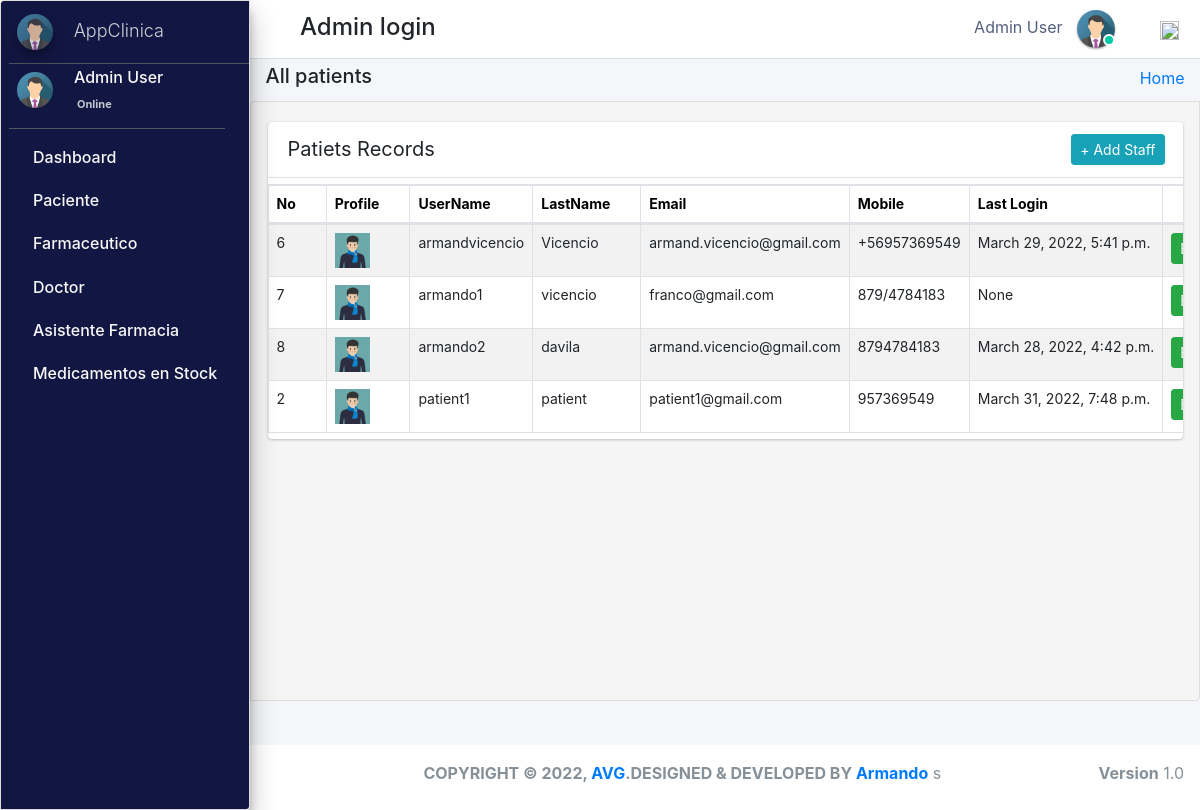
/admin_user/all_patients/ (signed in), run on the app's committed database.
### pharmacy/models.py (models this page shows, shortened)
class CustomUser(AbstractUser):
    user_type_data = ((1, "AdminHOD"), (2, "Pharmacist"), (3, "Doctor"), (4, "PharmacyClerk"),(5, "Patients"))
    user_type = models.CharField(default=1, choices=user_type_data, max_length=10)

class AdminHOD(models.Model):
    gender_category=(
        ('Male','Male'),
        ('Female','Female'),
    )
    admin = models.OneToOneField(CustomUser,null=True, on_delete = models.CASCADE)
    emp_no= models.CharField(max_length=100,null=True,blank=True)
    gender=models.CharField(max_length=100,null=True,choices=gender_category)
    mobile=models.CharField(max_length=10,null=True,blank=True)
    address=models.CharField(max_length=300,null=True,blank=True)
    profile_pic=models.ImageField(default="admin.png",null=True,blank=True)
    created_at = models.DateTimeField(auto_now_add=True)
    updated_at = models.DateTimeField(auto_now=True)
    date_employed=models.DateTimeField(auto_now_add=True, auto_now=False)
    objects = models.Manager()

class Patients(models.Model):
    gender_category=(
        ('Male','Male'),
        ('Female','Female'),
    )
    admin = models.OneToOneField(CustomUser,null=True, on_delete = models.CASCADE)
    reg_no=models.CharField(max_length=30,null=True,blank=True,unique=True)
    gender=models.CharField(max_length=7,null=True,blank=True,choices=gender_category)
    first_name=models.CharField(max_length=20,null=True,blank=True)
    last_name=models.CharField(max_length=20,null=True,blank=True)
    dob=models.DateTimeField(auto_now_add= False, auto_now=False,null=True,blank=True)
    phone_number=models.CharField(max_length=10,null=True,blank=True)
    profile_pic=models.ImageField(default="patient.jpg",null=True,blank=True)
    age= models.IntegerField(default='0', blank=True, null=True)
    address=models.CharField(max_length=300,null=True,blank=True)
    date_admitted=models.DateTimeField(auto_now_add=True, auto_now=False)
    last_updated = models.DateTimeField(auto_now_add=False, auto_now=True)

### pharmacy/HODViews.py (the view, shortened to what this page needs)
# urls.py: path('admin_user/all_patients/',HODViews.allPatients,name='all_patients'),
def allPatients(request):
    form=PatientSearchForm1(request.POST or None)
    patients=Patients.objects.all()
    context={
        "patients":patients,
        "form":form,
        "title":"Admitted Patients"
    }
    return render(request,'hod_templates/admited_patients.html',context)

### pharmacy/LoginCheckMiddleWare.py (called while the page is built, shortened)
    def process_view(self, request, view_func, view_args, view_kwargs):
        modulename = view_func.__module__
        user = request.user
        if user.is_authenticated:
            if user.user_type == "1":
                if modulename == "pharmacy.HODViews":
                    pass
                elif modulename == "":
                    pass
                elif modulename == "pharmacy.views" or modulename == "django.views.static":
                    pass
                else:
                    pass
            else:
                return redirect("login")
        else:
            if request.path == reverse("login"):
                pass
            else:
                return redirect("login")

### pharmacy/templates/hod_templates/admited_patients.html (shortened to what this page needs)
{% extends 'hod_templates/base_template.html'%}
{% load static %}
{% block page_title %}
<h5>All patients</h5>
{% endblock page_title %}
{% block main_content %}
<section class="content">
    <div class="row">
        <div class="col-md-12 px-3">
            <div class="card card-primar sc">
                <div class="card-header">
                    <span>Patiets Records</span>
                   <div class="card-tools d-flex">
                <a class="btn btn-sm btn-info mr-2" href="{% url 'patient_form' %}" role="button">+ Add Staff</a>
            </div>
                </div>
                <table  class="table table-bordered table-hover dataTable" id="plist">
                    <thead>
                            <tr>
                                    <th>No</th>
                                    <th>Profile</th>
                                    <th>UserName</th>
                                    <th>LastName</th>
                                    <th>Email</th>
                                    <th>Mobile</th>
                                     <th>Last Login</th>
                                     <th class="text-center">Action</th>
                            </tr>
                    </thead>
                    <tbody>
                            {% for patient in patients %}
                            <tr class="hov"> <td>{{patient.admin.id}}</td>
                                <td> <img src="{{patient.profile_pic.url}}" class="" width="35" height="35" alt=""></td>
                                <td>{{patient.admin}}</td>
                                <td>{{patient.admin.last_name}}</td>
                                <td>{{patient.admin.email}}</td>
                                <td>{{patient.phone_number}}</td>
                                <td>{{patient.admin.last_login}}</td>
                                <td><a href="{% url 'edit_patient' patient.admin.id %}" class="btn btn-sm btn-success">Edit</a>
                                    <a href="{% url 'patient_record' patient.id %}" class="btn btn-sm btn-warning">View</a></td>
                            </tr>
                            {% endfor %}
                    </tbody>
                </table>
            </div>
        </div>
    </div>
</section>
{% endblock %}

### pharmacy/templates/hod_templates/base_template.html (shortened to what this page needs)
{% extends 'base_file.html' %} {% block htm %}
<body class="hold-transition sidebar-mini layout-fixed">
    <div class="wrapper">
        <nav class="main-header navbar navbar-expand navbar-white navbar-light">
            <ul class="navbar-nav">
                <li class="nav-item">
                    <a class="nav-link" data-widget="pushmenu" href="#" role="button"></a>
                </li>
            </ul>
            <h4 style="margin-left: 10px; margin-top: 5px;">Admin login </h4>
            <ul class="navbar-nav ml-auto">
                <li class="mx-3">
                    <a href="#" class="sm-submenu-with-image a">
                        <span>{{user.first_name}}  {{user.last_name}}</span>
                        <img src="{{request.user.adminhod.profile_pic.url}}" class="img-circle elevation-1" width="38" height="38" alt="">
                        <span class="avatar-status avatar-sm-status avatar-status-success"></span>
                    </a>
                </li>
                <li class="nav-item dropdown ml-3 low">
                    <a href="#" class="btn btn-outlined btn-black text-muted bg-transparent " data-toggle="dropdown" aria-expanded="false" data-wow-delay="0.7s"><img src="https://img.icons8.com/ios/50/000000/settings.png" width="19" height="19">
                    </a>
                </li>
            </ul>
        </nav>
        {% include 'hod_templates/sidebar.html'%}
        <div class="content-wrapper">
            <div class="content-header">
                <div class="container-fluid">
                    <div class="row ">
                        <div class="col-sm-6">
                            <h1 class="m-0 text-dark">
                                {% block page_title %} {% endblock page_title %}
                            </h1>
                        </div>
                        <div class="col-sm-6 ">
                            <ol class="breadcrumb float-sm-right">
                                <li class="breadcrumb-item"><a href="">Home</a></li>
                            </ol>
                        </div>
                    </div>
                </div>
            </div>
            {% block main_content %} {% endblock main_content %}
        </div>
        {% include 'hod_templates/footer.html'%}
    </div>
    {% endblock htm %}

### pharmacy/templates/hod_templates/sidebar.html (shortened to what this page needs)
<aside class="main-sidebar sidebar-dark-primary elevation-4">
    <a href="" class="brand-link ml-2">
        <img src="{{request.user.adminhod.profile_pic.url}}" alt="" width="36" height="36" class=" img-circle elevation-3" style="opacity: .8">
        <span class="brand-text font-weight-light mt-1 ml-3 mmust">AppClinica</span>
    </a>
    <div class="sidebar">
        <div class="user-panel mr-3">
            <div class="pull-left image sm-submenu-with-image a ml-2 ">
                <img src="{{request.user.adminhod.profile_pic.url}}" class="img-circle mt-2" width="36" height="36" alt="User Image">
            </div>
            <div class="pull-left info">
                <p>{{user.first_name}} {{user.last_name}}</p>
                <a href="#"> Online</a>
            </div>
        </div>
        <nav class="mt-2">
            <ul class="nav nav-pills nav-sidebar flex-column" data-widget="treeview" role="menu" data-accordion="false">
                <li class="nav-item">
                    <a href="{% url  'admin_dashboard' %}" class="nav-link">
                        <p>
                            Dashboard
                        </p>
                    </a>
                </li>
                <li class="nav-item">
                    <a href="#" class="nav-link">
                        <p>
                            Paciente
                        </p>
                    </a>
                </li>
                <li class="nav-item">
                    <a href="#" class="nav-link">
                        <p>
                            Farmaceutico
                        </p>
                    </a>
                </li>
                <li class="nav-item">
                    <a href="#" class="nav-link">
                        <p>
                            Doctor
                        </p>
                    </a>
                </li>
                <li class="nav-item">
                    <a href="#" class="nav-link">
                        <p>
                            Asistente Farmacia
                        </p>
                    </a>
                </li>
                <li class="nav-item">
                    <a href="#" class="nav-link">
                        <p>
                            Medicamentos en Stock
                        </p>
                    </a>
                </li>
            </ul>
        </nav>
    </div>
</aside>

### static/css/main.css (style rules this page uses)
html { font-family: sans-serif; line-height: 1.15; -webkit-text-size-adjust: 100%; -webkit-tap-highlight-color: transparent; }
body { overflow-y: hidden; overflow-x: hidden; font-family: -apple-system, BlinkMacSystemFont, "Segoe UI", Roboto, "Helvetica Neue", Arial, "Noto Sans", sans-serif, "Apple Color Emoji", "Segoe UI Emoji", "Segoe UI Symbol", "Noto Color Emoji" !important; }
th { color: rgb(0, 0, 0); font-size: 14px !important; }
.content { background-color: #f5f5f5; border: 1px solid #dddddd; border-radius: 4px 0px 4px 0px; left: -1px; padding: 10px 7px 5px; }
.main-sidebar { background: #ffffff; border: 1px solid #dddddd; border-radius: 4px 0px 4px 0px; font-weight: bold; }
.content { height: 75vh; overflow-y: scroll; overflow-x: hidden; }
.sc { white-space: nowrap; display: block; overflow-x: hidden !important; }
.content .row { margin-top: 20px !important; }
.main-sidebar { background-color: #121642 !important; color: white !important; }
.main-sidebar p { color: #f8f8f8 !important; font-weight: 500 !important }
td { font-size: 14px !important; }
.hov { transition: transform .5s; }
.avatar-status { position: absolute; bottom: 12px; right: 75.4px; display: -ms-inline-flexbox; display: inline-flex; -ms-flex-negative: 0; flex-shrink: 0; -ms-flex-pack: center; justify-content: center; -ms-flex-align: center; align-items: center; white-space: nowrap; text-align: center; vertical-align: baseline; font-weight: 600; border: .125rem solid #fff; width: 12px; height: 12px; line-height: 1; font-size: .71094rem; border-radius: 50%; }
.avatar-status-success { color: #fff; background-color: #00c9a7; }
.card-header span { font-size: 20px !important; }
.table>tbody>tr>td, .table>tbody>tr>th, .table>tfoot>tr>td, .table>tfoot>tr>th, .table>thead>tr>td, .table>thead>tr>th { padding: 8px; line-height: 1.42857143; vertical-align: top; }
.pull-left { float: left; }
.pull-left { float: left!important; }
.user-panel>.info { padding: 5px 5px 5px 15px; line-height: 1; position: absolute; left: 55px; }
.user-panel>.info>p { font-weight: 600; margin-bottom: 9px; }
p { margin: 0 0 10px; }
.user-panel { padding-bottom: 20px; }
.user-panel:after { clear: both; }
.user-panel:before, .user-panel:after { content: " "; display: table; }
.user-panel>.info>a { text-decoration: none; padding-right: 5px; margin-top: 3px; font-size: 11px; overflow: hidden; white-space: nowrap; }
.mmust { overflow: hidden; white-space: nowrap; font-size: 18px; }
.table { background: white !important; }
.container-fluid { width: 100%; padding-right: 15px; padding-left: 15px; margin-right: auto; margin-left: auto; }
.row { display: flex; flex-wrap: wrap; margin-right: -15px; margin-left: -15px; }
.d-flex { display: flex !important; z-index: 44; }
.d-flex { display: flex !important; }
.table tbody tr:nth-of-type(odd) { background-color: rgba(0, 0, 0, .05) !important; }
.table tbody tr:nth-of-type(odd) { background-color: rgba(197, 197, 197, 0.05) !important; }
.img-circle { border-radius: 50%; }
.content-wrapper .content-header { padding: 5px 0.5rem !important; }

### static/css/profile.css (style rules this page uses)
li { list-style-type: none ! }
.navbar-nav span { color: #525f7f !important; margin-right: 10px !important; }
body { font-family: 'Rubik', sans-serif; height: 100% !important; }
.table tbody tr:nth-of-type(odd) { background-color: rgba(0, 0, 0, .05) !important; }

### data on the page
CustomUser: first_name "Admin", last_name "User", user.adminhod.profile_pic (picture)
Patients: admin.id "6", profile_pic (picture), admin "armandvicencio", admin.last_name "Vicencio", admin.email "armand.vicencio@gmail.com", phone_number "+56957369549", admin.last_login "March 29, 2022, 5:41 p.m."
Patients: admin.id "7", profile_pic (picture), admin "armando1", admin.last_name "vicencio", admin.email "franco@gmail.com", phone_number "879/4784183", admin.last_login "None"
Patients: admin.id "8", profile_pic (picture), admin "armando2", admin.last_name "davila", admin.email "armand.vicencio@gmail.com", phone_number "8794784183", admin.last_login "March 28, 2022, 4:42 p.m."
Patients: admin.id "2", profile_pic (picture), admin "patient1", admin.last_name "patient", admin.email "patient1@gmail.com", phone_number "957369549", admin.last_login "March 31, 2022, 7:48 p.m."
